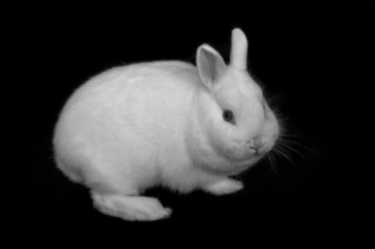
%> input picture M2.Optimisation_and_Inference_for_Computer_Vision/Projects/3. Level set segmentation/our_images/rabbit.png, 375 x 249 px
$ octave start.m   (GNU Octave 9; MATLAB toolbox functions it lacks are replaced by stand-ins)
%> lines starting %> are read from the running program, lines starting %| are printed output that depends on the picture
### M2.Optimisation_and_Inference_for_Computer_Vision/Projects/3. Level set segmentation/checkerboard.m
function result = checkerboard( img_size_i, img_size_j, square_size)
%  Generates a checkerboard level set function.
%    According to Pascal Getreuer, such a level set function has fast
%    convergence.

xv = 1:img_size_j;
yv = (1:img_size_i)';
sf = pi / square_size;
xv = xv .* sf;
yv = yv .* sf;
result = sin(xv) .* sin(yv);

### M2.Optimisation_and_Inference_for_Computer_Vision/Projects/3. Level set segmentation/sol_ChanVeseIpol_GDExp.m
function [ phi ] = sol_ChanVeseIpol_GDExp( I, phi_0, mu, nu, eta, lambda1, lambda2, tol, epHeaviside, dt, iterMax, reIni )
%Implementation of the Chan-Vese segmentation following the explicit
%gradient descent in the paper of Pascal Getreur "Chan-Vese Segmentation".
%It is the equation 19 from that paper

%I     : Gray color image to segment
%phi_0 : Initial phi
%mu    : mu lenght parameter (regularizer term)
%nu    : nu area parameter (regularizer term)
%eta   : epsilon for the total variation regularization
%lambda1, lambda2: data fidelity parameters
%tol   : tolerance for the sopping criterium
% epHeaviside: epsilon for the regularized heaviside.
% dt     : time step
%iterMax : MAximum number of iterations
%reIni   : Iterations for reinitialization. 0 means no reinitializacion

[ni, nj]=size(I);
hi=1;
hj=1;

[X, Y]=meshgrid(1:nj, 1:ni);

i = 2:ni-1;
j = 2:nj-1;

phi=phi_0;
dif=inf;
nIter=0;
while dif>tol && nIter<iterMax

    phi_old=phi; % phi_old == n, phi == n+1
    nIter=nIter+1;


    %Fixed phi, Minimization w.r.t c1 and c2 (constant estimation)
    c1 = sum(I(phi >= 0))/sum(sum(phi >= 0)); %done
    c2 = sum(I(phi < 0))/sum(sum((phi < 0))); %done

    %Boundary conditions
    phi(1,:)   = phi_old(2,:); %done
    phi(end,:) = phi_old(end-1,:); %done
    phi(:,1)   = phi_old(:,2); %done
    phi(:,end) = phi_old(:,end-1); %done


    %Regularized Dirac's Delta computation
    delta_phi = sol_diracReg(phi, epHeaviside);   %notice delta_phi=H'(phi)

    %derivatives estimation
    %i direction, forward finite differences
    phi_iFwd  = DiFwd(phi, hi); %done
    phi_iBwd  = DiBwd(phi, hi); %done

    %j direction, forward finitie differences
    phi_jFwd  = DjFwd(phi, hi); %done
    phi_jBwd  = DjBwd(phi, hi); %done

    %centered finite diferences
    phi_icent = (phi_iFwd + phi_iBwd)/2; %done
    phi_jcent = (phi_jFwd + phi_jBwd)/2; %done

    %A and B estimation (A y B from the Pascal Getreuer's IPOL paper "Chan
    %Vese segmentation
    A = mu./sqrt(eta^2 + phi_iFwd.^2 +phi_jcent.^2); %TODO 13: Line to complete
    B = mu./sqrt(eta^2 + phi_jFwd.^2 +phi_icent.^2); %TODO 14: Line to complete

    phi(i, j) = (phi_old(i, j) + dt .* delta_phi(i, j) .* ...
        (A(i, j) .* phi_old(i+1, j) + A(i-1, j).*phi(i-1, j) + ...
        B(i, j) .* phi_old(i, j+1) + B(i, j-1) .* phi(i, j-1) - ...
        nu - lambda1 .* ((I(i-1, j-1)-c1).^2) + lambda2 .* ((I(i-1, j-1)-c2).^2))) ./ ...
        (1 + dt .* delta_phi(i, j) .* (A(i, j) + A(i-1, j) + ...
        B(i, j) + B(i, j-1))); %done


    %Reinitialization of phi
    if reIni>0 && mod(nIter, reIni)==0
        indGT = phi >= 0;
        indLT = phi < 0;

        phi=double(bwdist(indLT) - bwdist(indGT));

        %Normalization [-1 1]
        nor = min(abs(min(phi(:))), max(phi(:)));
        phi=phi/nor;
    end

    %Diference. This stopping criterium has the problem that phi can
    %change, but not the zero level set, that it really is what we are
    %looking for.
    dif = mean(sum( (phi(:) - phi_old(:)).^2 ));
    nIter

    if mod(nIter, 400)==0
        %Plot the level sets surface
        subplot(1,2,1)
        %The level set function
        surfc(phi)  %done
        hold on
        %The zero level set over the surface
        contour(phi>0); %done
        hold off
        title(sprintf('Phi Function, Iteration: %d, dif: %d', nIter, dif));

        %Plot the curve evolution over the image
        subplot(1,2,2)
        imagesc(I);
        colormap gray;
        hold on;
        contour(phi>0, 'Color', 'r') %done
        title('Image and zero level set of Phi')

        axis off;
        hold off;
        drawnow;
    end


end

%Plot the level sets surface
subplot(1,2,1)
%The level set function
surfc(phi)  %done
hold on
%The zero level set over the surface
contour(phi>0); %done
hold off
title(sprintf('Phi Function, Iteration: %d', nIter));

%Plot the curve evolution over the image
subplot(1,2,2)
imagesc(I);
colormap gray;
hold on;
contour(phi>=0, 'Color', 'r') %done
title('Image and zero level set of Phi')

axis off;
hold off;
drawnow;

### M2.Optimisation_and_Inference_for_Computer_Vision/Projects/3. Level set segmentation/sol_diracReg.m
function y = sol_diracReg( x, epsilon )
%  Dirac function of x
%    sol_diracReg( x, epsilon ) Computes the derivative of the heaviside
%    function of x with respect to x. Regularized based on epsilon.

y = epsilon ./ (pi*(epsilon.^2 + x.^2));

### M2.Optimisation_and_Inference_for_Computer_Vision/Projects/3. Level set segmentation/start.m
%close all;
clearvars;
clc

% [9 lines of commented-out code are left out]
I=double(imread('our_images/rabbit.png'));
%> I: size 249x375x3 double; min 0, max 215, mean 47.5; mean of the top-left, top-right, bottom-left and bottom-right quarters 54.9, 39.5, 67.2, 28.5
% [4 lines of commented-out code are left out]
I=mean(I,3);
%> I: size 249x375 double
% I = I(:,:,1);
I=I-min(I(:));
I=I/max(I(:));
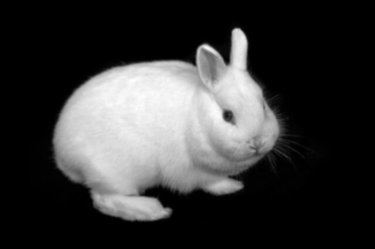
%> I: size 249x375 double; min 0, max 1, mean 0.221

[ni, nj]=size(I);
%> ni = 249; nj = 375


% [6 lines of commented-out code are left out]
mu=0.1;
nu= 0.0;

%%Parameters
% lambda1=1;
% lambda2=1;
lambda1=1; %Hola carola problem
lambda2=1; %Hola carola problem

epHeaviside=1;
eta=1;
tol=0.01;
dt=(10^-1)/mu;
iterMax=100000;
reIni=0;
[X, Y]=meshgrid(1:nj, 1:ni);

%%Initial phi
%
% phi_0=(-sqrt( ( X-round(ni/2)).^2 + (Y-round(nj/2)).^2)+50);
% phi_0=(-sqrt( ( X-round(ni/2)).^2 + (Y-round(nj/4)).^2)+50);
phi_0 = checkerboard(ni, nj, 20);
% phi_0=I; %For the Hola carola problem

%Normalization of the initial phi to [-1 1]
phi_0=phi_0-min(phi_0(:));
phi_0=2*phi_0/max(phi_0(:));
phi_0=phi_0-1;


%%Explicit Gradient Descent
seg=sol_ChanVeseIpol_GDExp( I, phi_0, mu, nu, eta, lambda1, lambda2, tol, epHeaviside, dt, iterMax, reIni );
%> the loop in sol_ChanVeseIpol_GDExp, `while dif>tol && nIter<iterMax` made 1 pass
%> (c1, c2) on pass 1: (0.221, 0.22)
%> the run ends on the next line
